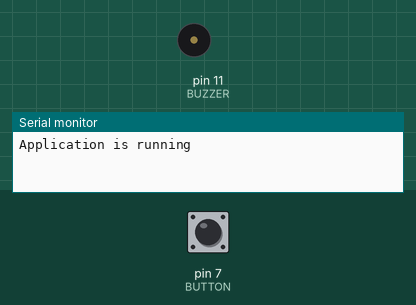
Recording of a sketch running on a simulated Arduino Uno, built with avr-gcc and run on an emulated ATmega328P. Shown: buzzer (waves = sounding), the last lines printed to the serial monitor. The inputs (shaded band) are chosen by the test bench; at power-on: pin 7 (BUTTON) LOW.

Above: at 0.2 s.
1.3 s: pin 7 (BUTTON) pulled HIGH for 0.15 s
At 1.3 s:
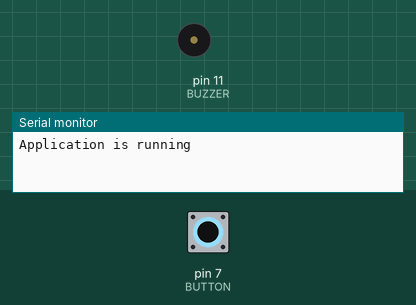
At 1.8 s:
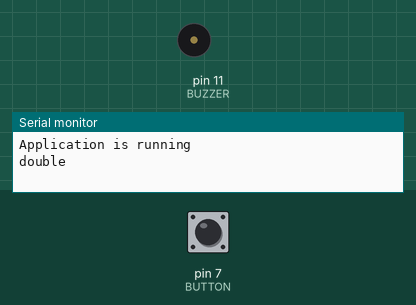
Timing chart, 0 to 10.4 s (numbered marks = the images above; inputs shaded):
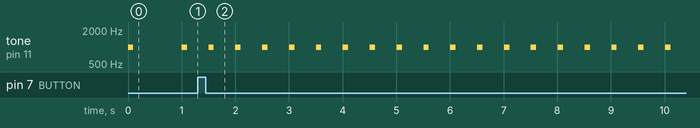

Measured:
- after the input at 1.3 s, tone on pin 11 (BUZZER): alternates 1000 Hz for 0.10 s and silent for 0.40 s, starting after 0.20 s
- by itself, tone on pin 11 (BUZZER): alternates 1000 Hz for 0.10 s and silent for 0.90 s

The sketch:

beeps.ino
```cpp
#define BUZZER 11
#define BUTTON 7

unsigned long one_second_to_micros = 1000000;


void setup() {
  pinMode(BUZZER, OUTPUT);
  pinMode(BUTTON, INPUT);

  Serial.begin(9600);
  while(!Serial);
  Serial.println("Application is running");
}

void loop() {
  beep();
  button();
}

unsigned long beep_duration = 100000;
unsigned long beep_start = micros();
unsigned long beep_frequency = 1;

void beep() {
  unsigned long beep_micros = micros() - beep_start;
  if (beep_micros >= beep_duration) {
    noTone(BUZZER);
  } else {
    tone(BUZZER, 1000);
  }

  if (beep_micros >= one_second_to_micros/beep_frequency) {
    beep_start = micros();
  }
}


int button_state = LOW;

void button() {
  if (digitalRead(BUTTON) == HIGH && button_state == LOW) {
    button_state = HIGH;
    beep_frequency *= 2;
    Serial.println("double");

  }
  if (digitalRead(BUTTON) == LOW) {
    button_state = LOW;
  }
}
```
